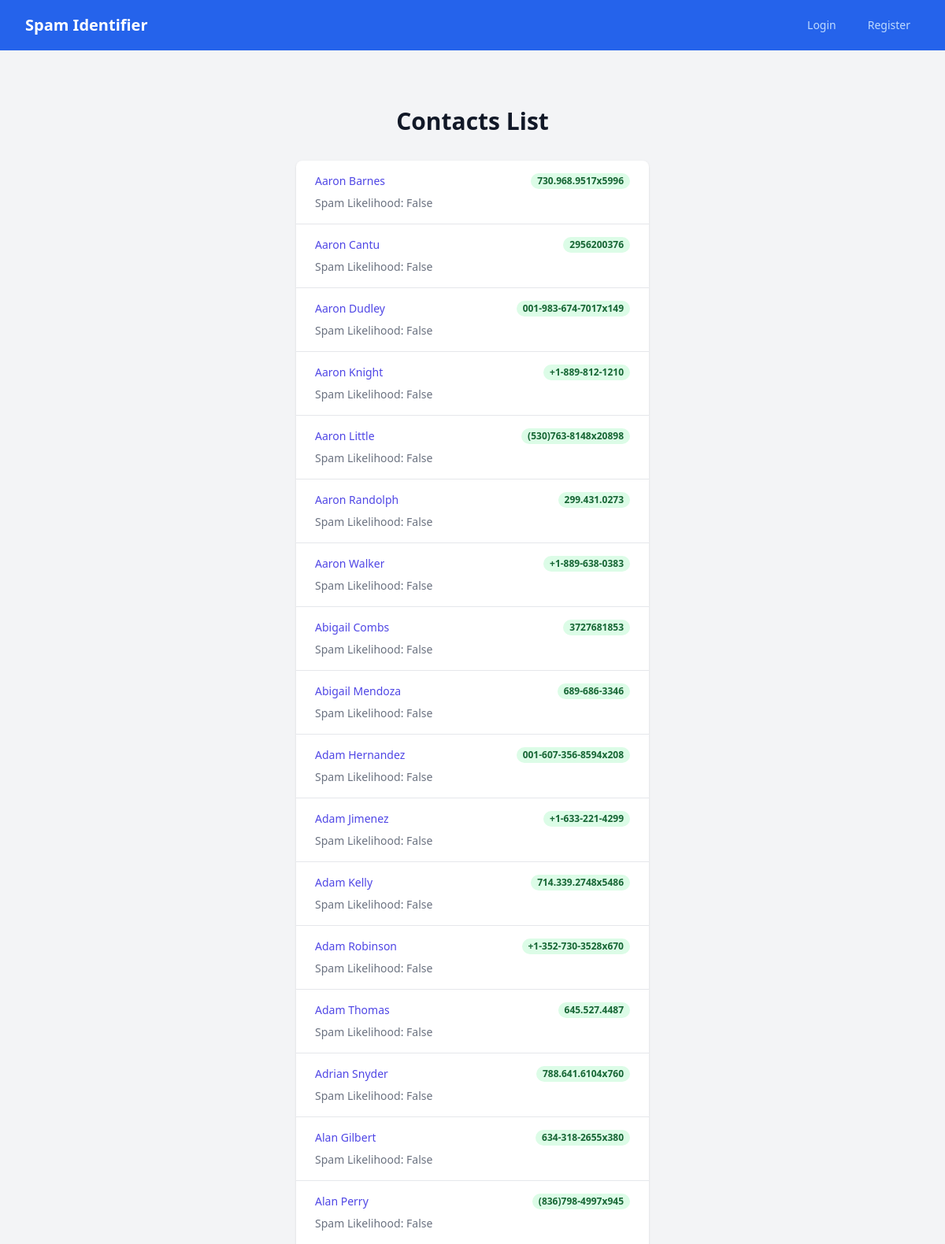
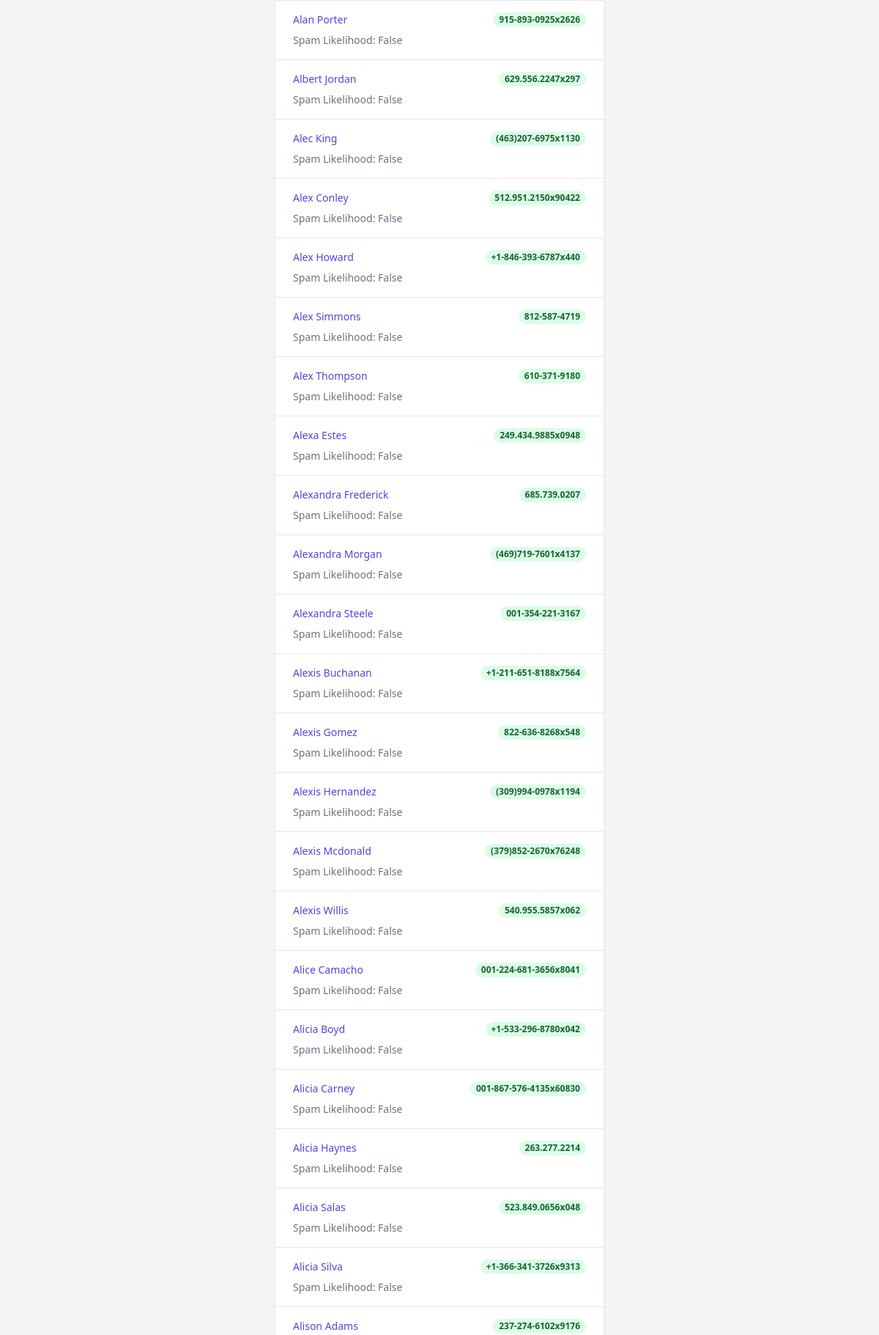
The page / (upper part) on the database its author committed (2 pictures, top to bottom).
### api/models.py (models this page shows, shortened)
class Contact(models.Model):
    user = models.ForeignKey(User, on_delete=models.CASCADE, related_name='contacts')
    name = models.CharField(max_length=255)
    phone_number = models.CharField(max_length=15)
    email = models.EmailField(blank=True, null=True)
    is_registered = models.BooleanField(default=False)

### api/views.py (the view)
# urls.py: path('', ContactsListView.as_view(), name='home'),
class ContactsListView(View):
    def get(self, request):
        page_number = int(request.GET.get("page_number", 1))
        contacts_list = Contact.objects.filter().order_by('name').distinct()
        results = []
        paginator = Paginator(contacts_list, 50)
        current_page_contacts = paginator.get_page(page_number)
        for contact in current_page_contacts:
            spam_likelihood = Spam.objects.filter(phone_number=contact.phone_number).exists()
            results.append({
                'user_id': contact.user.id,
                'name': contact.name,
                'phone_number': contact.phone_number,
                'email': contact.email,
                'spam_likelihood': spam_likelihood
            })
        page_range = paginator.page_range
        response = {
            "page": page_number,
            "count": contacts_list.count(),
            "total_pages": paginator.num_pages,
            "contacts": results,
            "page_range": page_range,
        }
        return render(request, 'contacts.html', response)

### api/templates/contacts.html (shortened to what this page needs)
<!DOCTYPE html>
<html lang="en">
<head>
    <script src="https://cdn.tailwindcss.com"></script>
</head>
<body class="bg-gray-100 flex flex-col min-h-screen">
    {% include 'navbar.html' %}
    <main class="flex-grow flex items-center justify-center py-12 px-4 sm:px-6 lg:px-8">
        <div class="max-w-md w-full space-y-8">
            <div>
                <h2 class="mt-6 text-center text-3xl font-extrabold text-gray-900">Contacts List</h2>
            </div>
            <div class="bg-white shadow overflow-hidden sm:rounded-lg">
                <ul class="divide-y divide-gray-200">
                    {% for contact in contacts %}
                    <li class="px-4 py-4 sm:px-6">
                        <div class="flex items-center justify-between">
                            <div class="text-sm font-medium text-indigo-600 truncate">
                                {{ contact.name }}
                            </div>
                            <div class="ml-2 flex-shrink-0 flex">
                                <span class="px-2 inline-flex text-xs leading-5 font-semibold rounded-full bg-green-100 text-green-800">
                                    {{ contact.phone_number }}
                                </span>
                            </div>
                        </div>
                        <div class="mt-2 sm:flex sm:justify-between">
                            <div class="sm:flex">
                                <p class="flex items-center text-sm text-gray-500">
                                    Spam Likelihood: {{ contact.spam_likelihood }}
                                </p>
                            </div>
                        </div>
                    </li>
                    {% endfor %}
                </ul>
            </div>
        </div>
    </main>
</body>
</html>

### api/templates/navbar.html (shortened to what this page needs)
<nav class="bg-blue-600">
    <div class="max-w-7xl mx-auto px-4 sm:px-6 lg:px-8">
      <div class="flex items-center justify-between h-16">
        <div class="flex items-center">
          <a href="{% url 'home' %}" class="text-white font-bold text-xl">Spam Identifier</a>
        </div>
        <div class="hidden md:block">
          <div class="ml-10 flex items-baseline space-x-4">
            {% if user.is_authenticated %}
              {% if request.resolver_match.url_name != 'search' %}
                <a href="{% url 'search' %}" class="text-blue-200 hover:bg-blue-700 hover:text-white px-3 py-2 rounded-md text-sm font-medium">Search</a>
              {% endif %}
              {% if request.resolver_match.url_name != 'contacts_list' and request.resolver_match.url_name != 'home' %}
                <a href="{% url 'contacts_list' %}" class="text-blue-200 hover:bg-blue-700 hover:text-white px-3 py-2 rounded-md text-sm font-medium">Contacts</a>
              {% endif %}
              {% if request.resolver_match.url_name != 'spam' %}
                <a href="{% url 'spam' %}" class="text-blue-200 hover:bg-blue-700 hover:text-white px-3 py-2 rounded-md text-sm font-medium">Report Spam</a>
              {% endif %}
              <a href="{% url 'logout' %}" class="text-blue-200 hover:bg-blue-700 hover:text-white px-3 py-2 rounded-md text-sm font-medium">Logout</a>
            {% else %}
              <a href="{% url 'login' %}" class="text-blue-200 hover:bg-blue-700 hover:text-white px-3 py-2 rounded-md text-sm font-medium">Login</a>
              <a href="{% url 'register' %}" class="text-blue-200 hover:bg-blue-700 hover:text-white px-3 py-2 rounded-md text-sm font-medium">Register</a>
            {% endif %}
          </div>
        </div>
      </div>
    </div>
  </nav>

### rows shown on the page
Contact: name "Aaron Barnes", phone_number "730.968.9517x5996"
Contact: name "Aaron Cantu", phone_number "2956200376"
Contact: name "Aaron Dudley", phone_number "001-983-674-7017x149"
Contact: name "Aaron Knight", phone_number "+1-889-812-1210"
Contact: name "Aaron Little", phone_number "(530)763-8148x20898"
Contact: name "Aaron Randolph", phone_number "299.431.0273"
Contact: name "Aaron Walker", phone_number "+1-889-638-0383"
Contact: name "Abigail Combs", phone_number "3727681853"
Contact: name "Abigail Mendoza", phone_number "689-686-3346"
Contact: name "Adam Hernandez", phone_number "001-607-356-8594x208"
Contact: name "Adam Jimenez", phone_number "+1-633-221-4299"
Contact: name "Adam Kelly", phone_number "714.339.2748x5486"
Contact: name "Adam Robinson", phone_number "+1-352-730-3528x670"
Contact: name "Adam Thomas", phone_number "645.527.4487"
Contact: name "Adrian Snyder", phone_number "788.641.6104x760"
Contact: name "Alan Gilbert", phone_number "634-318-2655x380"
Contact: name "Alan Perry", phone_number "(836)798-4997x945"
Contact: name "Alan Porter", phone_number "915-893-0925x2626"
Contact: name "Albert Jordan", phone_number "629.556.2247x297"
Contact: name "Alec King", phone_number "(463)207-6975x1130"
Contact: name "Alex Conley", phone_number "512.951.2150x90422"
Contact: name "Alex Howard", phone_number "+1-846-393-6787x440"
Contact: name "Alex Simmons", phone_number "812-587-4719"
Contact: name "Alex Thompson", phone_number "610-371-9180"
Contact: name "Alexa Estes", phone_number "249.434.9885x0948"
Contact: name "Alexandra Frederick", phone_number "685.739.0207"
Contact: name "Alexandra Morgan", phone_number "(469)719-7601x4137"
Contact: name "Alexandra Steele", phone_number "001-354-221-3167"
Contact: name "Alexis Buchanan", phone_number "+1-211-651-8188x7564"
Contact: name "Alexis Gomez", phone_number "822-636-8268x548"
Contact: name "Alexis Hernandez", phone_number "(309)994-0978x1194"
Contact: name "Alexis Mcdonald", phone_number "(379)852-2670x76248"
Contact: name "Alexis Willis", phone_number "540.955.5857x062"
Contact: name "Alice Camacho", phone_number "001-224-681-3656x8041"
Contact: name "Alicia Boyd", phone_number "+1-533-296-8780x042"
Contact: name "Alicia Carney", phone_number "001-867-576-4135x60830"
Contact: name "Alicia Haynes", phone_number "263.277.2214"
Contact: name "Alicia Salas", phone_number "523.849.0656x048"
Contact: name "Alicia Silva", phone_number "+1-366-341-3726x9313"
Contact: name "Alison Adams", phone_number "237-274-6102x9176"

### other values the page prints
{{ contact.spam_likelihood }} "False" "False" "False" "False" "False" "False" "False" "False" "False" "False" "False" "False" "False" "False" "False" "False" "False" "False" "False" "False" "False" "False" "False" "False" "False" "False" "False" "False" "False" "False" "False" "False" "False" "False" "False" "False" "False" "False" "False"
